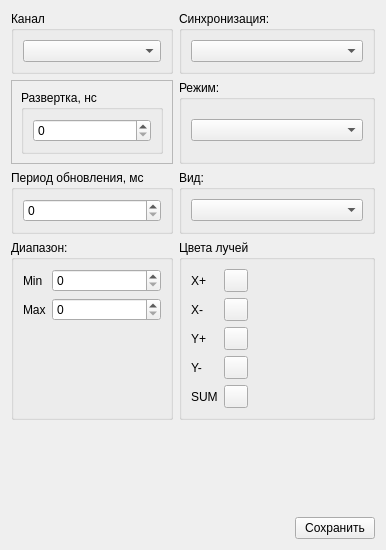
<?xml version="1.0" encoding="UTF-8"?>
<ui version="4.0">
 <class>Page_oscilloscope_options</class>
 <widget class="QWidget" name="Page_oscilloscope_options">
  <property name="geometry">
   <rect>
    <x>0</x>
    <y>0</y>
    <width>386</width>
    <height>550</height>
   </rect>
  </property>
  <property name="windowTitle">
   <string>Form</string>
  </property>
  <layout class="QVBoxLayout" name="verticalLayout">
   <item>
    <layout class="QGridLayout" name="gridLayout">
     <item row="2" column="1">
      <widget class="QGroupBox" name="groupBox_4">
       <property name="title">
        <string>Период обновления, мс</string>
       </property>
       <layout class="QVBoxLayout" name="verticalLayout_10">
        <item>
         <widget class="QSpinBox" name="sb_interval"/>
        </item>
       </layout>
      </widget>
     </item>
     <item row="1" column="1">
      <widget class="QFrame" name="frame_4">
       <property name="frameShape">
        <enum>QFrame::StyledPanel</enum>
       </property>
       <property name="frameShadow">
        <enum>QFrame::Raised</enum>
       </property>
       <layout class="QVBoxLayout" name="verticalLayout_5">
        <item>
         <widget class="QGroupBox" name="groupBox_3">
          <property name="title">
           <string>Развертка, нс</string>
          </property>
          <layout class="QVBoxLayout" name="verticalLayout_3">
           <item>
            <widget class="QSpinBox" name="sb_time"/>
           </item>
          </layout>
         </widget>
        </item>
       </layout>
      </widget>
     </item>
     <item row="3" column="3">
      <widget class="QGroupBox" name="groupBox">
       <property name="title">
        <string>Цвета лучей</string>
       </property>
       <layout class="QHBoxLayout" name="horizontalLayout">
        <item>
         <layout class="QGridLayout" name="gridLayout_2">
          <item row="0" column="1">
           <widget class="QToolButton" name="btn_x_plus"/>
          </item>
          <item row="0" column="0">
           <widget class="QLabel" name="label">
            <property name="sizePolicy">
             <sizepolicy hsizetype="Fixed" vsizetype="Preferred">
              <horstretch>0</horstretch>
              <verstretch>0</verstretch>
             </sizepolicy>
            </property>
            <property name="text">
             <string>X+</string>
            </property>
           </widget>
          </item>
          <item row="5" column="1">
           <widget class="QToolButton" name="btn_sum"/>
          </item>
          <item row="2" column="0">
           <widget class="QLabel" name="label_11">
            <property name="sizePolicy">
             <sizepolicy hsizetype="Fixed" vsizetype="Preferred">
              <horstretch>0</horstretch>
              <verstretch>0</verstretch>
             </sizepolicy>
            </property>
            <property name="text">
             <string>Y+</string>
            </property>
           </widget>
          </item>
          <item row="5" column="0">
           <widget class="QLabel" name="label_14">
            <property name="sizePolicy">
             <sizepolicy hsizetype="Fixed" vsizetype="Preferred">
              <horstretch>0</horstretch>
              <verstretch>0</verstretch>
             </sizepolicy>
            </property>
            <property name="text">
             <string>SUM</string>
            </property>
           </widget>
          </item>
          <item row="2" column="1">
           <widget class="QToolButton" name="btn_y_plus"/>
          </item>
          <item row="1" column="0">
           <widget class="QLabel" name="label_12">
            <property name="sizePolicy">
             <sizepolicy hsizetype="Fixed" vsizetype="Preferred">
              <horstretch>0</horstretch>
              <verstretch>0</verstretch>
             </sizepolicy>
            </property>
            <property name="text">
             <string>X-</string>
            </property>
           </widget>
          </item>
          <item row="1" column="1">
           <widget class="QToolButton" name="btn_x_minus"/>
          </item>
          <item row="3" column="0">
           <widget class="QLabel" name="label_13">
            <property name="sizePolicy">
             <sizepolicy hsizetype="Fixed" vsizetype="Preferred">
              <horstretch>0</horstretch>
              <verstretch>0</verstretch>
             </sizepolicy>
            </property>
            <property name="text">
             <string>Y-</string>
            </property>
           </widget>
          </item>
          <item row="3" column="1">
           <widget class="QToolButton" name="btn_y_minus"/>
          </item>
         </layout>
        </item>
        <item>
         <spacer name="horizontalSpacer">
          <property name="orientation">
           <enum>Qt::Horizontal</enum>
          </property>
          <property name="sizeHint" stdset="0">
           <size>
            <width>40</width>
            <height>20</height>
           </size>
          </property>
         </spacer>
        </item>
       </layout>
      </widget>
     </item>
     <item row="0" column="1">
      <widget class="QGroupBox" name="groupBox_2">
       <property name="title">
        <string>Канал</string>
       </property>
       <layout class="QVBoxLayout" name="verticalLayout_2">
        <item>
         <widget class="QComboBox" name="cb_channel"/>
        </item>
       </layout>
      </widget>
     </item>
     <item row="3" column="1">
      <widget class="QGroupBox" name="groupBox_5">
       <property name="title">
        <string>Диапазон:</string>
       </property>
       <layout class="QVBoxLayout" name="verticalLayout_7">
        <item>
         <layout class="QGridLayout" name="gridLayout_3">
          <item row="1" column="1">
           <widget class="QSpinBox" name="sb_vert_scale_max"/>
          </item>
          <item row="1" column="0">
           <widget class="QLabel" name="label_10">
            <property name="text">
             <string>Max</string>
            </property>
           </widget>
          </item>
          <item row="0" column="0">
           <widget class="QLabel" name="label_9">
            <property name="sizePolicy">
             <sizepolicy hsizetype="Fixed" vsizetype="Preferred">
              <horstretch>0</horstretch>
              <verstretch>0</verstretch>
             </sizepolicy>
            </property>
            <property name="text">
             <string>Min</string>
            </property>
           </widget>
          </item>
          <item row="0" column="1">
           <widget class="QSpinBox" name="sb_vert_scale_min"/>
          </item>
         </layout>
        </item>
        <item>
         <spacer name="verticalSpacer_2">
          <property name="orientation">
           <enum>Qt::Vertical</enum>
          </property>
          <property name="sizeHint" stdset="0">
           <size>
            <width>20</width>
            <height>40</height>
           </size>
          </property>
         </spacer>
        </item>
       </layout>
      </widget>
     </item>
     <item row="0" column="3">
      <widget class="QGroupBox" name="groupBox_6">
       <property name="title">
        <string>Синхронизация:</string>
       </property>
       <layout class="QVBoxLayout" name="verticalLayout_9">
        <item>
         <widget class="QComboBox" name="cb_sync"/>
        </item>
       </layout>
      </widget>
     </item>
     <item row="1" column="3">
      <widget class="QGroupBox" name="groupBox_7">
       <property name="title">
        <string>Режим:</string>
       </property>
       <layout class="QVBoxLayout" name="verticalLayout_4">
        <item>
         <widget class="QComboBox" name="cb_auto"/>
        </item>
       </layout>
      </widget>
     </item>
     <item row="2" column="3">
      <widget class="QGroupBox" name="groupBox_8">
       <property name="title">
        <string>Вид:</string>
       </property>
       <layout class="QVBoxLayout" name="verticalLayout_6">
        <item>
         <widget class="QComboBox" name="cb_type_curve"/>
        </item>
       </layout>
      </widget>
     </item>
    </layout>
   </item>
   <item>
    <spacer name="verticalSpacer">
     <property name="orientation">
      <enum>Qt::Vertical</enum>
     </property>
     <property name="sizeHint" stdset="0">
      <size>
       <width>20</width>
       <height>40</height>
      </size>
     </property>
    </spacer>
   </item>
   <item>
    <layout class="QHBoxLayout" name="horizontalLayout_2">
     <item>
      <spacer name="horizontalSpacer_2">
       <property name="orientation">
        <enum>Qt::Horizontal</enum>
       </property>
       <property name="sizeHint" stdset="0">
        <size>
         <width>40</width>
         <height>20</height>
        </size>
       </property>
      </spacer>
     </item>
     <item>
      <widget class="QPushButton" name="btn_accept">
       <property name="text">
        <string>Сохранить</string>
       </property>
      </widget>
     </item>
    </layout>
   </item>
  </layout>
 </widget>
 <tabstops>
  <tabstop>cb_channel</tabstop>
  <tabstop>cb_sync</tabstop>
  <tabstop>sb_time</tabstop>
  <tabstop>cb_auto</tabstop>
  <tabstop>sb_interval</tabstop>
  <tabstop>cb_type_curve</tabstop>
  <tabstop>sb_vert_scale_min</tabstop>
  <tabstop>sb_vert_scale_max</tabstop>
  <tabstop>btn_x_plus</tabstop>
  <tabstop>btn_x_minus</tabstop>
  <tabstop>btn_y_plus</tabstop>
  <tabstop>btn_y_minus</tabstop>
  <tabstop>btn_sum</tabstop>
 </tabstops>
 <resources/>
 <connections/>
</ui>
